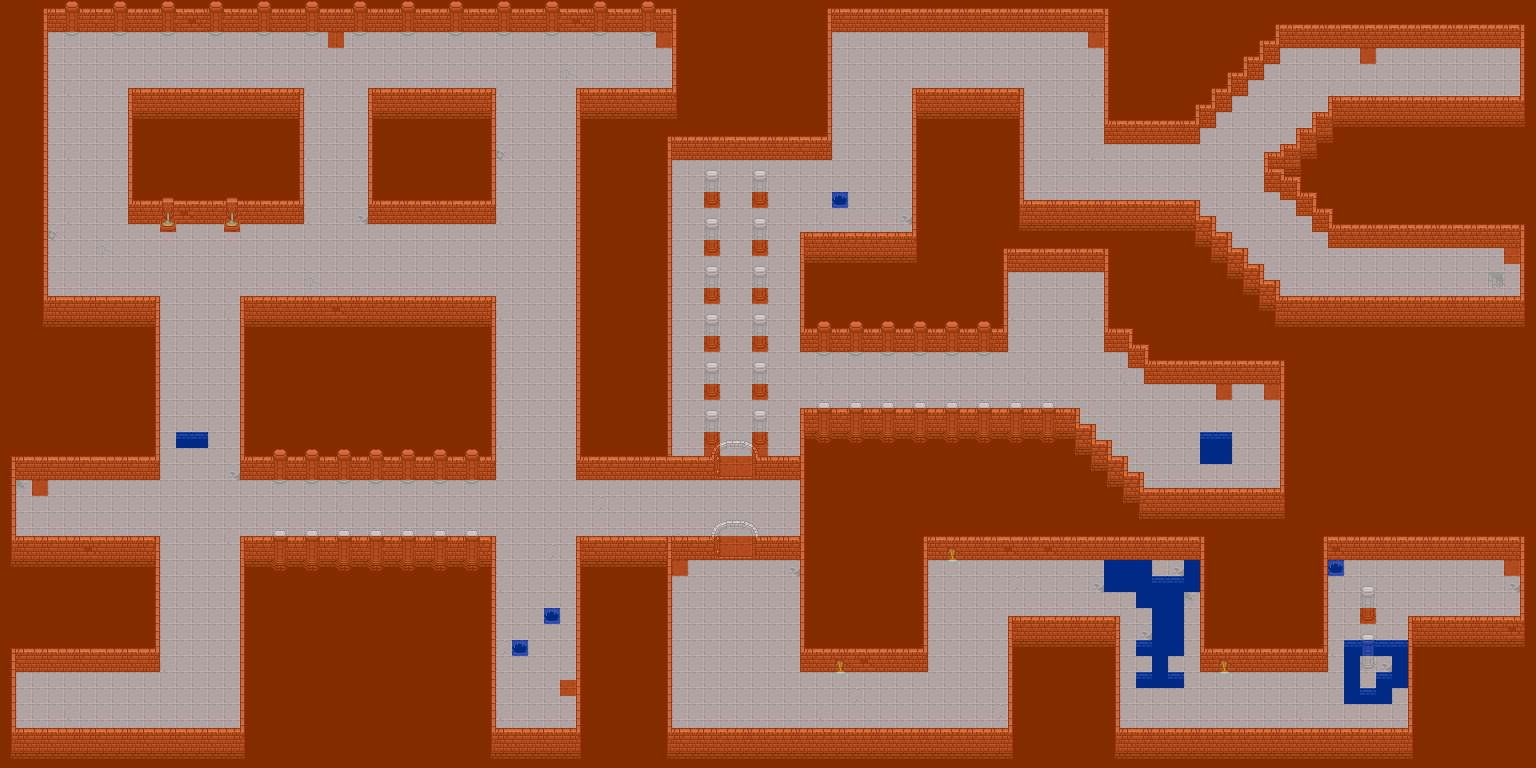

Rendered tile map (Tiled .tmx) drawn with the repository's tilesets; below, a short description and the map source with its tile grids summarised:
An orthogonal 192x96 tile map with 8x8 px tiles, 1 tile layer (Attribute), 2 image layers and 43 objects (16x Trap, 5x EmptyBox, 3x LifeBox, 2x Door, Enemy2, ...).

<map version="1.0" tiledversion="1.1.6" orientation="orthogonal" renderorder="right-down" width="192" height="96" tilewidth="8" tileheight="8" infinite="0" nextobjectid="81">
 <tileset firstgid="1" name="quadcoll" tilewidth="8" tileheight="8" tilecount="4" columns="4">
  <image source="quadcoll8.png" width="32" height="8" />
 </tileset>
 <imagelayer name="BG" locked="1">
  <image source="../golden/dungeon/cave1L.png" width="1536" height="768" />
 </imagelayer>
 <imagelayer name="BGHigh">
  <image source="../golden/dungeon/cave1H.png" width="1536" height="768" />
 </imagelayer>
 <layer name="Attribute" width="192" height="96" opacity="0.52">
  <properties>
   <property name="collision-type" value="boolean" />
  </properties>
  <data>[18432 cells, 18432 non-empty, 3 distinct tile ids]</data>
 </layer>
 <objectgroup name="Enemies">
  <object id="1" name="Trap" x="304" y="176" width="16" height="16">
   <properties>
    <property name="type" value="trap" />
   </properties>
  </object>
  <object id="6" name="Enemy2" x="56" y="504" width="16" height="16">
   <properties>
    <property name="type" value="walker" />
   </properties>
  </object>
  <object id="7" name="Enemy3" x="528" y="696" width="16" height="16">
   <properties>
    <property name="type" value="walker" />
   </properties>
  </object>
  <object id="8" name="Enemy4" x="1024" y="288" width="16" height="16">
   <properties>
    <property name="type" value="walker" />
   </properties>
  </object>
  <object id="9" name="Enemy5" x="72" y="72" width="16" height="16">
   <properties>
    <property name="type" value="walker" />
   </properties>
  </object>
  <object id="10" name="Enemy6" x="360" y="496" width="16" height="16">
   <properties>
    <property name="type" value="walker" />
   </properties>
  </object>
  <object id="11" name="Enemy7" x="584" y="56" width="16" height="16">
   <properties>
    <property name="type" value="walker" />
   </properties>
  </object>
  <object id="12" name="Enemy8" x="1376" y="576" width="16" height="16">
   <properties>
    <property name="type" value="walker" />
   </properties>
  </object>
  <object id="13" name="Enemy9" x="1448" y="264" width="16" height="16">
   <properties>
    <property name="type" value="walker" />
   </properties>
  </object>
  <object id="14" name="Enemy10" x="1280" y="96" width="16" height="16">
   <properties>
    <property name="type" value="walker" />
   </properties>
  </object>
  <object id="15" name="Enemy11" x="1448" y="64" width="16" height="16">
   <properties>
    <property name="type" value="walker" />
   </properties>
  </object>
  <object id="16" name="Enemy12" x="1048" y="160" width="16" height="16">
   <properties>
    <property name="type" value="walker" />
   </properties>
  </object>
  <object id="17" name="Enemy13" x="1072" y="288" width="16" height="16">
   <properties>
    <property name="type" value="walker" />
   </properties>
  </object>
  <object id="18" name="Enemy14" x="864" y="56" width="16" height="16">
   <properties>
    <property name="type" value="walker" />
   </properties>
  </object>
  <object id="25" name="Trap" x="320" y="176" width="16" height="16">
   <properties>
    <property name="type" value="trap" />
   </properties>
  </object>
  <object id="26" name="Trap" x="336" y="176" width="16" height="16">
   <properties>
    <property name="type" value="trap" />
   </properties>
  </object>
  <object id="27" name="Trap" x="352" y="176" width="16" height="16">
   <properties>
    <property name="type" value="trap" />
   </properties>
  </object>
  <object id="32" name="Trap" x="304" y="128" width="16" height="16">
   <properties>
    <property name="type" value="trap" />
   </properties>
  </object>
  <object id="33" name="Trap" x="320" y="128" width="16" height="16">
   <properties>
    <property name="type" value="trap" />
   </properties>
  </object>
  <object id="34" name="Trap" x="496" y="128" width="16" height="16">
   <properties>
    <property name="type" value="trap" />
   </properties>
  </object>
  <object id="35" name="Trap" x="352" y="128" width="16" height="16">
   <properties>
    <property name="type" value="trap" />
   </properties>
  </object>
  <object id="61" name="Trap" x="336" y="128" width="16" height="16">
   <properties>
    <property name="type" value="trap" />
   </properties>
  </object>
  <object id="62" name="Trap" x="512" y="128" width="16" height="16">
   <properties>
    <property name="type" value="trap" />
   </properties>
  </object>
  <object id="63" name="Trap" x="528" y="128" width="16" height="16">
   <properties>
    <property name="type" value="trap" />
   </properties>
  </object>
  <object id="64" name="Trap" x="512" y="176" width="16" height="16">
   <properties>
    <property name="type" value="trap" />
   </properties>
  </object>
  <object id="65" name="Trap" x="544" y="176" width="16" height="16">
   <properties>
    <property name="type" value="trap" />
   </properties>
  </object>
  <object id="66" name="Trap" x="528" y="176" width="16" height="16">
   <properties>
    <property name="type" value="trap" />
   </properties>
  </object>
  <object id="67" name="Trap" x="560" y="176" width="16" height="16">
   <properties>
    <property name="type" value="trap" />
   </properties>
  </object>
  <object id="68" name="Trap" x="544" y="128" width="16" height="16">
   <properties>
    <property name="type" value="trap" />
   </properties>
  </object>
 </objectgroup>
 <objectgroup name="Objects">
  <object id="57" name="EmptyBox" x="32" y="480" width="16" height="16">
   <properties>
    <property name="type" value="nothing" />
   </properties>
  </object>
  <object id="58" name="LifeBox" x="560" y="680" width="16" height="16">
   <properties>
    <property name="type" value="life" />
   </properties>
  </object>
  <object id="59" name="EmptyBox" x="672" y="560" width="16" height="16">
   <properties>
    <property name="type" value="nothing" />
   </properties>
  </object>
  <object id="60" name="Key0" x="656" y="32" width="16" height="16">
   <properties>
    <property name="type" value="key0" />
   </properties>
  </object>
  <object id="69" name="Key1" x="1504" y="560" width="16" height="16">
   <properties>
    <property name="type" value="key1" />
   </properties>
  </object>
  <object id="70" name="EmptyBox" x="1264" y="384" width="16" height="16">
   <properties>
    <property name="type" value="nothing" />
   </properties>
  </object>
  <object id="71" name="LifeBox" x="1216" y="384" width="16" height="16">
   <properties>
    <property name="type" value="life" />
   </properties>
  </object>
  <object id="72" name="EmptyBox" x="1088" y="32" width="16" height="16">
   <properties>
    <property name="type" value="nothing" />
   </properties>
  </object>
  <object id="73" name="LifeBox" x="1504" y="248" width="16" height="16">
   <properties>
    <property name="type" value="life" />
   </properties>
  </object>
  <object id="74" name="EmtyBox" x="1360" y="48" width="16" height="16">
   <properties>
    <property name="type" value="nothing" />
   </properties>
  </object>
  <object id="75" name="EmptyBox" x="328" y="32" width="16" height="16">
   <properties>
    <property name="type" value="nothing" />
   </properties>
  </object>
  <object id="76" name="Door" x="720" y="524" width="32" height="32">
   <properties>
    <property name="door" value="0" />
    <property name="priority" value="1" />
    <property name="type" value="door" />
   </properties>
  </object>
  <object id="77" name="Door" x="720" y="444" width="32" height="32">
   <properties>
    <property name="door" value="1" />
    <property name="priority" value="0" />
    <property name="type" value="door" />
   </properties>
  </object>
  <object id="80" name="Exit" x="1488" y="272" width="16" height="16">
   <properties>
    <property name="type" value="exit" />
   </properties>
  </object>
 </objectgroup>
</map>
